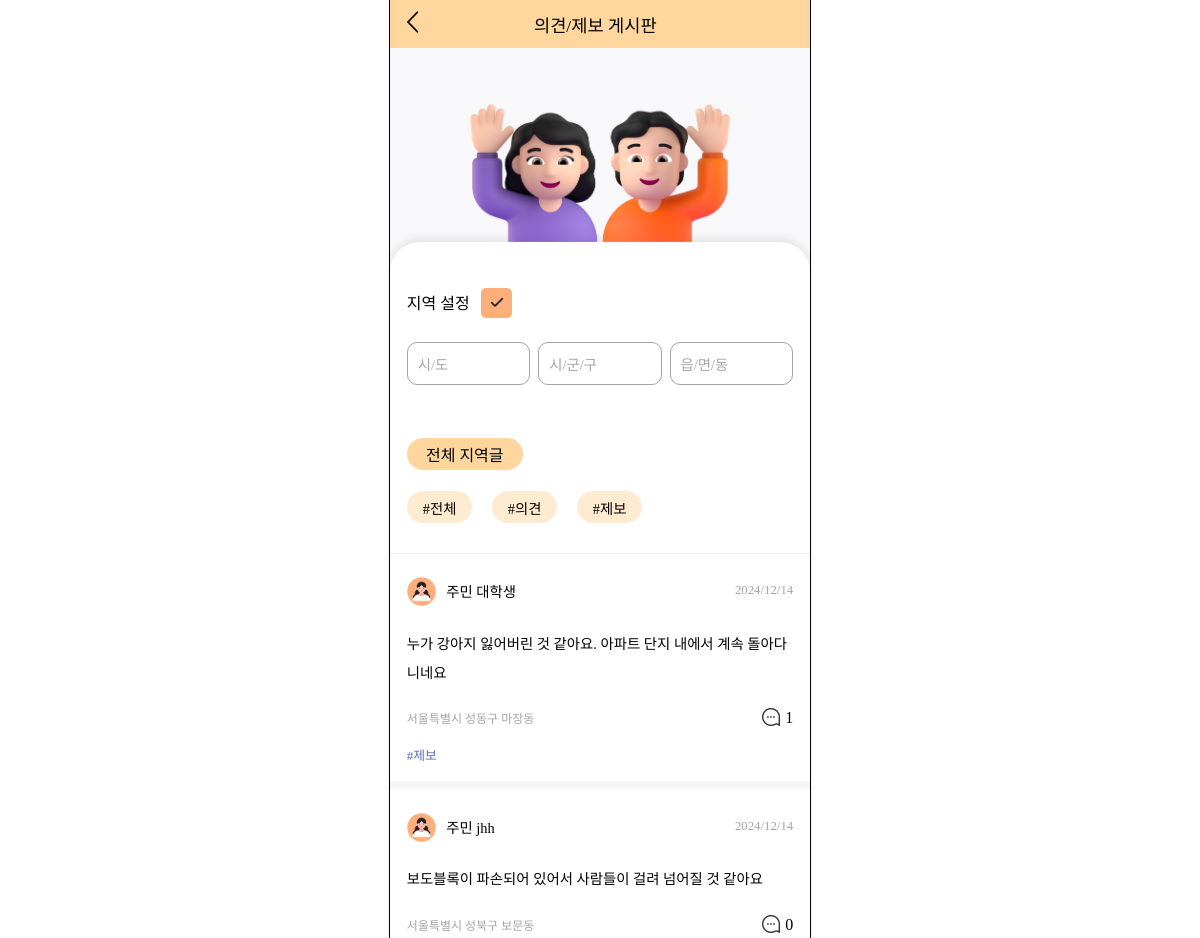
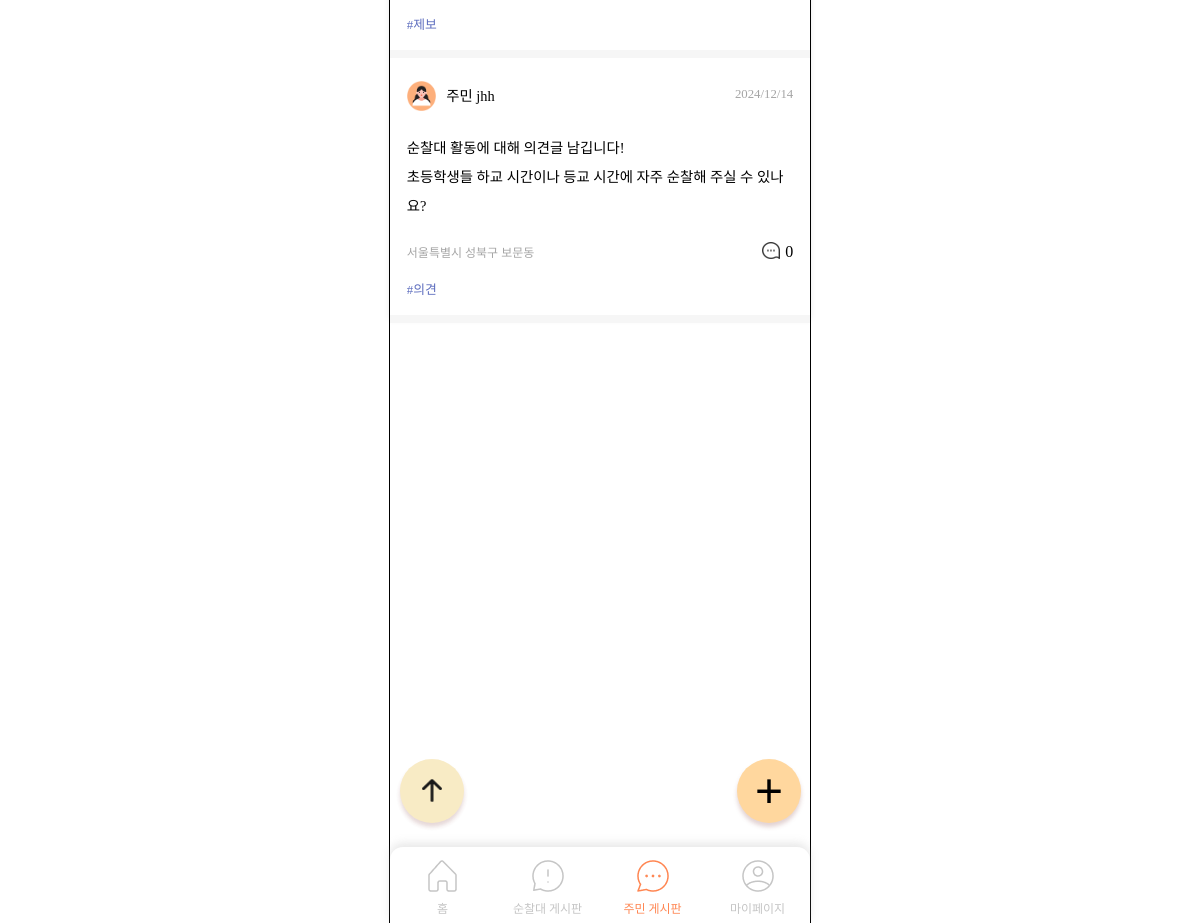
The app's page /boards/people-board/ (signed in) with its own data (2 pictures, top to bottom).
### boards/models.py (models this page shows)
class Board(models.Model):
    user = models.ForeignKey(settings.AUTH_USER_MODEL, on_delete=models.CASCADE)
    region_sido = models.CharField(null=False, max_length=30, blank=False)
    region_sigungu = models.CharField(null=False, max_length=30, blank=False)
    region_dong = models.CharField(null=False, max_length=30, blank=False)
    created_at = models.DateTimeField(auto_now_add=True)
    image_path = models.ImageField(upload_to='boards/', null=True, blank=True)
    content = models.TextField(null=False, blank=False)
    board_type = models.ForeignKey(BoardType, on_delete=models.CASCADE, null=False, blank=False)

class BoardType(models.Model):
    type_name = models.CharField(max_length=10, null=False, blank=False)

### accounts/models.py (models this page shows, shortened)
class Member(AbstractBaseUser):
    user_id = models.CharField(primary_key=True, max_length=15, null=False, blank=False, unique=True)
    email = models.EmailField(max_length=100, null=False, blank=False, unique=True)
    nickname = models.CharField(null=False, max_length=8, blank=False)
    region_sido = models.CharField(null=False, max_length=30, blank=False)
    region_sigungu = models.CharField(null=False, max_length=30, blank=False)
    region_dong = models.CharField(null=False, max_length=30, blank=False)
    member_type = models.ForeignKey(MemberType, on_delete=models.CASCADE, null=False, blank=False)
    is_active = models.BooleanField(default=True)
    is_admin = models.BooleanField(default=False)
    objects = UserManager()
    USERNAME_FIELD = 'user_id'
    REQUIRED_FIELDS = ['email', 'nickname', 'region_sido', 'region_sigungu', 'region_dong', 'member_type']
    def __str__(self):
        return self.user_id

class MemberType(models.Model):
    type_name = models.CharField(max_length=10)
    def __str__(self):
        return self.type_name

### boards/views.py (the view)
# urls.py: path('people-board/', views.people_board, name='people_board'),
def people_board(request):
    sido = ''
    sigungu = ''
    dong = ''
    if request.method == 'POST':
        sido = request.POST.get('sido')
        sigungu = request.POST.get('sigungu')
        dong = request.POST.get('dong')
        boards = Board.objects.filter(board_type__in=[2, 3]).order_by('-created_at')
        boards = [
            board for board in boards
            if board.region_sido.replace(" ", "") == sido.replace(" ", "") and
               board.region_sigungu.replace(" ", "") == sigungu.replace(" ", "") and
               board.region_dong.replace(" ", "") == dong.replace(" ", "")
        ]
        print(boards)
    else:
        boards = Board.objects.filter(board_type__in=[2, 3]).order_by('-created_at')
    user = Member.objects.get(user_id=request.user)
    comments = Comment.objects.all()
    for board in boards:
        board.comment_count = Comment.objects.filter(board=board).count()
    for board in boards:
        if len(board.content) > 150:
            board.short_content = board.content[:150] + '....'
        else:
            board.short_content = board.content
    from_page = request.GET.get('from')
    if from_page:
        request.session['from_page'] = from_page # 세션에 추가
    if request.session.get('from_page'):
        back_url = '/boards/people_board/'
    context = {
        'boards': boards,
        'user': user,
        'comments': comments,
        'sido': sido,
        'sigungu': sigungu,
        'dong': dong,
    }
    return render(request, 'boards/people_board_main.html', context)

### templates/boards/people_board_main.html (shortened to what this page needs)
<!DOCTYPE html>
{% load static %}
<html lang="ko">
<head>
    <link rel="stylesheet" href="{% static 'css/people_board_main.css' %}">
    <link rel="stylesheet" href="{% static 'css/menubar.css' %}">
    <link rel="stylesheet" as="style" crossorigin href="https://cdn.jsdelivr.net/gh/ungveloper/web-fonts/SCoreDream/font-face.css" />
    <link rel="stylesheet" as="style" crossorigin href="https://cdn.jsdelivr.net/gh/ungveloper/web-fonts/SCoreDream/font-family.css" />
</head>
<body>
    <div class="container-content">
        <div class="contents">
            <div class="test">
                <div class="top-block">
                    <div>
                        <a href="{% url 'home' %}"><img src="{% static 'image/back.png' %}" alt=""></a>
                    </div>
                    <div class="title">의견/제보 게시판</div>
                </div>
                <div class="img-block">
                    <img src="{% static 'image/people-group.png' %}" alt="">
                </div>
                <div class="board-block">
                    <form class="region-block" method="post" action="{% url 'boards:people_board' %}">
                        <div class="block-title">
                            지역 설정
                            <button type="submit" class="check-btn"><img src="{% static 'image/check.png' %}" alt=""></button>
                        </div>
                        <div class="region">
                            <div class="custom-select" id="sido-select">
                                <div class="select-selected">{{ sido|default:'시/도' }}</div>
                            </div>
                            <div class="custom-select" id="sigugun-select">
                                <div class="select-selected">{{ sigungu |default:'시/군/구' }}</div>
                            </div>
                            <div class="custom-select" id="dong-select">
                                <div class="select-selected">{{ dong|default:'읍/면/동' }}</div>
                            </div>
                        </div>
                        <div class="all-board">
                            <a href="{% url 'boards:people_board' %}" class="all-link">
                                전체 지역글
                            </a>
                        </div>
                    </form>
                    <div class="post-type-select">
                        <div class="select-all" onclick="filterPosts('all')">#전체</div>
                        <div class="select-idea" onclick="filterPosts('의견')">#의견</div>
                        <div class="select-report" onclick="filterPosts('제보')">#제보</div>
                    </div>
                    {% for board in boards %}
                        <div class="post-block" data-type="{{ board.board_type.type_name }}">
                            <a href="{% url 'boards:people_board_detail' board.id %}?page=board">
                                <div class="post-header">
                                    <div class="user-profile">
                                        <div class="user-img"><img src="{% static 'image/people_profile.png' %}" alt=""></div>
                                        <div class="user-name">{{ board.user.member_type }} <span class="text-strong">{{ board.user.nickname }}</span></div>
                                    </div>
                                    <div class="post-date">{{ board.created_at|date:"Y/m/d"  }}</div>
                                </div>
                                <div class="post-content">
                                    {{ board.short_content|linebreaks }}
                                </div>
                                <div class="post-footer">
                                    <div class="post-region">{{ board.region_sido }} {{ board.region_sigungu }} {{ board.region_dong }}</div>
                                    <div class="comment">
                                        <div class="comment-img">
                                            <img src="{% static 'image/speech-bubble.png' %}" alt="">
                                        </div>
                                        <div>{{ board.comment_count }}</div>
                                    </div>
                                </div>
                                <div class="post-type">#{{ board.board_type.type_name }}</div>
                            </a>
                        </div>
                        <div class="gap-block"></div>
                    {% endfor %}
                </div>
                {% if user.member_type.id == 1 %}
                    <a href="{% url 'boards:people_board_write' %}">
                        <button type="button" class="write-btn">
                            &#43;
                        </button>
                    </a>
                {% endif %}
                <a href="#">
                    <button type="button" class="up-btn">
                        <img src="{% static 'image/up.png' %}" alt="">
                    </button>
                </a>
            </div>
            {% include 'menubar-people.html' %}
        </div>
    </div>
</body>
</html>

### static/css/people_board_main.css (style rules this page uses)
body { padding: 0; margin: 0; height: 100%; }
.container-content { font-family: 'SCoreDream'; font-weight: 400; outline: 1px solid black; width: 420px; height: 100%; margin: 0 auto; display: flex; flex-direction: column; padding-bottom: 600px; z-index: 0; position: relative; }
.contents { width: 100%; display: flex; flex-direction: column; background-color: #F8F8FA; height: 100%; }
.top-block { height: 3rem; background-color: #FFD79E; display: flex; flex-direction: row; justify-content: left; align-items: center; flex-shrink: 0; }
.top-block img { width: 1.7rem; margin-left: 1rem; }
.title { font-weight: 500; font-size: 1.1rem; margin-left: 24%; }
.test { height: 100%; }
.img-block { padding-top: 13%; background-color: #F8F8FA; }
.img-block > img { width: 70%; display: block; margin: 0 auto; }
.board-block { height: 100%; background-color: white; border-radius: 30px 30px 0 0; padding-top: 7%; box-shadow: 0px -4px 7px #E5E5E5; }
.region-block { padding: 4% 4% 1% 4%; }
.block-title { margin-bottom: 6%; }
.region { display: flex; flex-direction: row; justify-content: space-between; }
.custom-select { position: relative; margin-bottom: 15px; width: 32%; }
.select-selected { padding: 10px; border: 1px solid #A5A5A5; cursor: pointer; border-radius: 10px; color: #a5a5a5; font-size: 0.9rem; }
.check-btn { width: 8%; margin-left: 2%; background-color: #FDAF7B; border: none; border-radius: 5px; padding: 1.5% 2%; cursor: pointer; }
.check-btn > img { width: 100%; }
.all-board { margin-top: 10%; background-color: #FFD79E; text-align: center; align-content: center; width: 30%; height: 2rem; border-radius: 25px; }
.all-link { color: black; text-decoration: none; }
.post-type-select { padding: 4%; display: flex; flex-direction: row; align-items: center; border-bottom: 1px solid #EFEFEF; padding-bottom: 7%; }
.post-type-select > div { margin-right: 5%; border-radius: 25px; width: 17%; height: 2rem; text-align: center; font-size: 0.9rem; align-content: center; cursor: pointer; background-color: #FFEBCF; }
.post-block { padding: 4%; }
.post-block a { text-decoration: none; color: black; }
.post-header { display: flex; flex-direction: row; justify-content: space-between; align-items: center; margin-bottom: 5%; }
.user-profile { display: flex; flex-direction: row; align-items: center; }
.user-img { width: 9%; margin: 2% 3% 0 0; }
.user-profile img { width: 100%; }
.post-date { font-size: 0.8rem; color: #A5A5A5; }
.user-name { font-size: 0.9rem; }
.text-strong { font-weight: 500; }
.post-content { word-break: break-all; line-height: 1.8rem; margin-bottom: 5%; font-size: 0.9rem; }
.post-footer { display: flex; flex-direction: row; justify-content: space-between; align-items: center; margin-bottom: 4%; }
.comment { display: flex; flex-direction: row; justify-content: right; align-items: center; }
.comment-img { width: 22%; margin-right: 7%; }
.comment-img img { width: 100%; margin-top: 10%; opacity: 0.8; }
.post-region { color: #A5A5A5; font-size: 0.75rem; }
.gap-block { background-color: #F6F6F6; height: 8px; }
.post-type { color: #5D6DBE; font-size: 0.8rem; }
.write-btn { background-color: #FFD79E; width: 4rem; height: 4rem; border-radius: 50%; text-align: center; font-size: 3rem; line-height: 3.5rem; box-shadow: 0px 4px 4px 0px rgba(142, 78, 78, 0.25); position: fixed; bottom: 0; margin-bottom: 100px; margin-left: 347px; border: none; z-index: 1; cursor: pointer; }
.up-btn { opacity: 0.9; background-color: #f8e9bf; border: none; width: 4rem; height: 4rem; border-radius: 50%; text-align: center; line-height: 2rem; position: fixed; bottom: 0; margin-bottom: 100px; margin-left: 10px; box-shadow: 0px 4px 4px 0px rgba(142, 78, 78, 0.25); z-index: 1; cursor: pointer; }
.up-btn > img { margin-top: 20%; width: 30px; height: 29px; }

### records on screen
Board: user.member_type "주민", user.nickname "대학생", created_at "2024/12/14", short_content "누가 강아지 잃어버린 것 같아요. 아파트 단지 내에서 계속 돌아다니네요", region_sido "서울특별시", region_sigungu "성동구", region_dong "마장동", comment_count "1", board_type.type_name "제보"
Board: user.member_type "주민", user.nickname "jhh", created_at "2024/12/14", short_content "보도블록이 파손되어 있어서 사람들이 걸려 넘어질 것 같아요", region_sido "서울특별시", region_sigungu "성북구", region_dong "보문동", comment_count "0", board_type.type_name "제보"
Board: user.member_type "주민", user.nickname "jhh", created_at "2024/12/14", short_content "순찰대 활동에 대해 의견글 남깁니다! 초등학생들 하교 시간이나 등교 시간에 자주 순찰해 주실 수 있나요?", region_sido "서울특별시", region_sigungu "성북구", region_dong "보문동", comment_count "0", board_type.type_name "의견"

### other values on screen
{{ sido|default:'시/도' }} "시/도"
{{ sigungu |default:'시/군/구' }} "시/군/구"
{{ dong|default:'읍/면/동' }} "읍/면/동"
